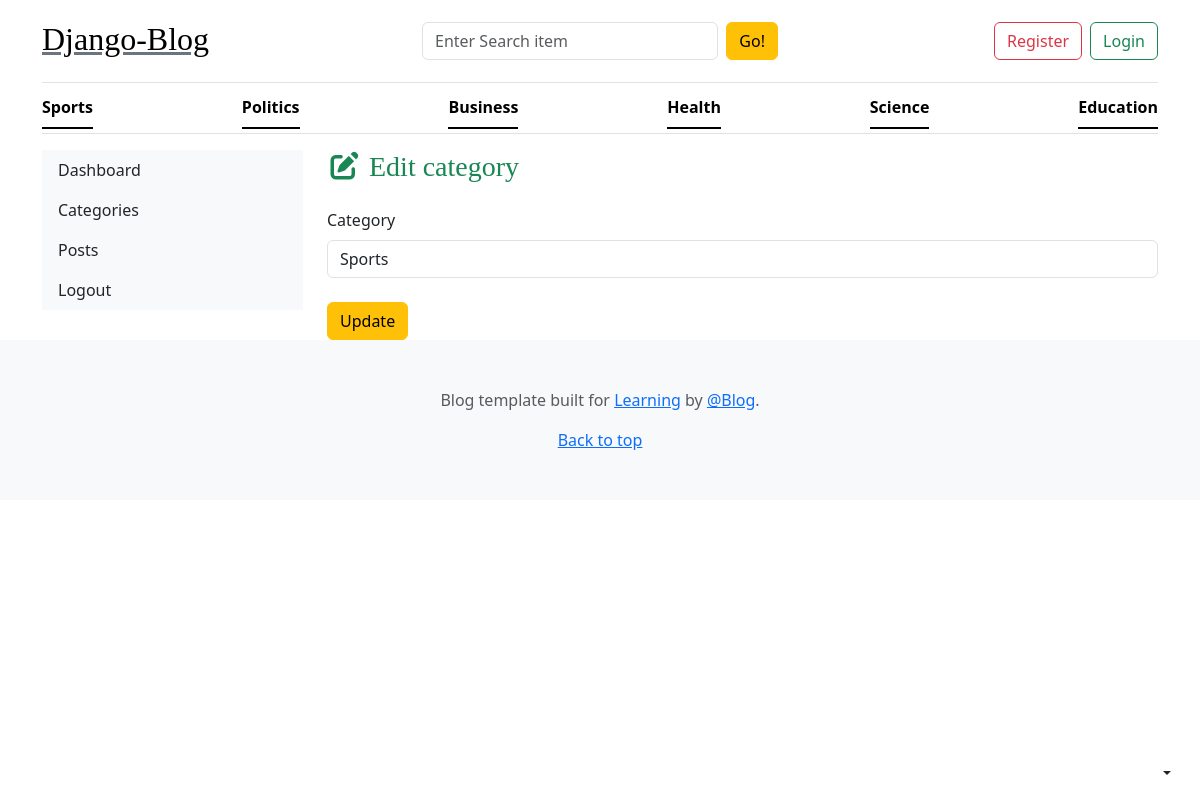
Page /dashboard/edit_category/1/ on the committed database.
### blogs_app/models.py (models this page shows, shortened)
class category(models.Model):
    category=models.CharField(max_length=50)
    created_at=models.DateTimeField(auto_now_add=True)
    updated_at=models.DateTimeField(auto_now=True)
    class Meta:
        verbose_name_plural='Categories'

### dashboard/views.py (the view)
# urls.py: path('edit_category/<int:id>/',views.edit_category,name='edit_category'),
def edit_category(request,id):
    cat_id=category.objects.get(id=id)
    if request.method == 'POST':
        cat_id.category=request.POST.get('category_id')
        cat_id.save()
        messages.success(request,"Edited successfully")
        return redirect('dash_category')
    return render(request,"edit_category.html",{'cat_id':cat_id})

### blogs_app/context_processors.py (called while the page is built)
def get_category(request):
    categories=category.objects.all()
    return dict(categories=categories)

def get_social(request):
    social=Social.objects.all()
    return dict(social=social)

### templates/edit_category.html (shortened to what this page needs)
{% extends 'base.html' %}
{% block content %}
<div class="container">
    <div class="row">
        {% include 'sidebar.html' %}
        <div class="col-md-9">
            <h3 class="text-success mb-4"><i class="fa fa-edit"></i> Edit category</h3>
            <form action="" method="post">
                <label for="category_id" class="form-label">Category</label>
                <input type="text" name="category_id" id="category_id" class="form-control" value="{{cat_id.category}}"> <br>
                <button type="submit" class="btn btn-warning">Update</button>
            </form>
        </div>
    </div>
</div>
{% endblock %}

### templates/base.html (shortened to what this page needs)
{% load static %}
<!DOCTYPE html>
<html lang="en">
<head>
  <link rel="stylesheet" href="https://cdn.jsdelivr.net/npm/bootstrap@5.3.8/dist/css/bootstrap.min.css">
  <link rel="stylesheet" href="/static/css/blog.css">
  <link rel="stylesheet" href="https://cdnjs.cloudflare.com/ajax/libs/font-awesome/7.0.1/css/all.min.css"
 />
</head>
<body>
  <div class="dropdown position-fixed bottom-0 end-0 mb-3 me-3 bd-mode-toggle">
    <button class="btn btn-bd-primary py-2 dropdown-toggle d-flex align-items-center" id="bd-theme" type="button"
      aria-expanded="false" data-bs-toggle="dropdown" aria-label="Toggle theme (auto)">
    </button>
  </div>
  <div class="container">
    <header class="border-bottom lh-1 py-3">
      <div class="row flex-nowrap justify-content-between align-items-center">
        <div class="col-4 pt-1">
          <h2> <a class="link-secondary text-black" href="{% url 'home' %}">Django-Blog</a></h2>
        </div>
        <div class="col-12 col-md-4">
          <form action="{% url 'search' %}" method="get" class="d-flex flex-column flex-sm-row gap-2">
            <input type="text" name="keyword" id="keyword" placeholder="Enter Search item" class="form-control">
            <button type="submit" class="btn btn-warning flex-shrink-0" id="button-search">
              Go!
            </button>
          </form>
        </div>
        <div class="col-12 col-md-4">
          <div class="d-flex justify-content-center justify-content-md-end gap-2">
            {% if not request.user.is_authenticated %}
            <a class="btn btn-outline-danger" href="{% url 'registration' %}">Register</a>
            <a class="btn btn-outline-success" href="{% url 'login' %}">Login</a>
            {% endif %}
          </div>
        </div>
      </div>
    </header>
    <div class="nav-scroller py-1 mb-3 border-bottom">
      <nav class="nav nav-underline justify-content-between">
        {% for i in categories %}
        <a class="nav-item nav-link link-body-emphasis active" href="{% url 'posts_category' i.id %}">{{i.category}}</a>
        {% endfor %}
      </nav>
    </div>
  </div>
  {% block content %}
  {% endblock %}
  <footer class="py-5 text-center text-body-secondary bg-body-tertiary">
    <p>
      Blog template built for
      <a href="https://getbootstrap.com/">Learning</a> by
      <a href="https://x.com/mdo">@Blog</a>.
    </p>
    <p class="mb-0"><a href="#">Back to top</a></p>
  </footer>
</body>
</html>

### static/css/blog.css (style rules this page uses)
h1, h2, h3, h4, h5, h6 { font-family: "Playfair Display", Georgia, "Times New Roman", serif; }

### rows in the picture
category: category "Sports", category_id "Sports"
category: category "Politics"
category: category "Business"
category: category "Health"
category: category "Science"
category: category "Education"
